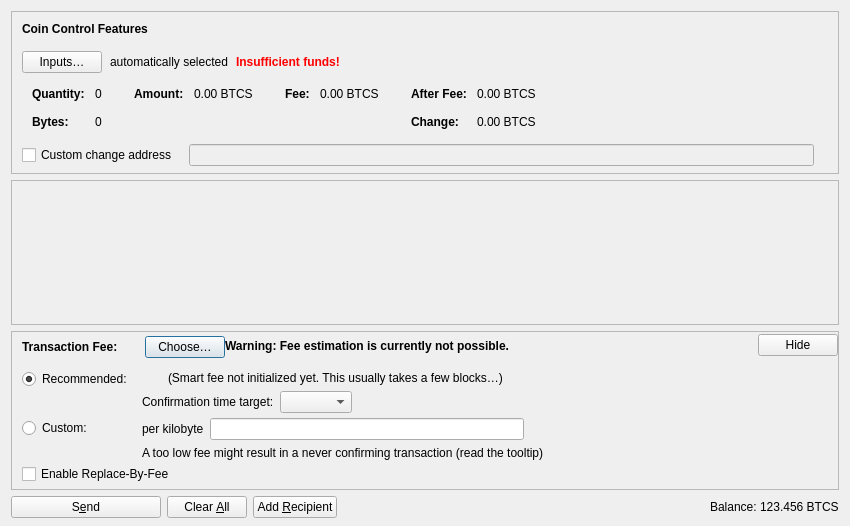
<?xml version="1.0" encoding="UTF-8"?>
<ui version="4.0">
 <class>SendCoinsDialog</class>
 <widget class="QDialog" name="SendCoinsDialog">
  <property name="geometry">
   <rect>
    <x>0</x>
    <y>0</y>
    <width>850</width>
    <height>526</height>
   </rect>
  </property>
  <property name="windowTitle">
   <string>Send Coins</string>
  </property>
  <layout class="QVBoxLayout" name="verticalLayout" stretch="0,1,0,0">
   <property name="bottomMargin">
    <number>8</number>
   </property>
   <item>
    <widget class="QFrame" name="frameCoinControl">
     <property name="sizePolicy">
      <sizepolicy hsizetype="Expanding" vsizetype="Expanding">
       <horstretch>0</horstretch>
       <verstretch>0</verstretch>
      </sizepolicy>
     </property>
     <property name="maximumSize">
      <size>
       <width>16777215</width>
       <height>16777215</height>
      </size>
     </property>
     <property name="frameShape">
      <enum>QFrame::StyledPanel</enum>
     </property>
     <property name="frameShadow">
      <enum>QFrame::Sunken</enum>
     </property>
     <layout class="QVBoxLayout" name="verticalLayoutCoinControl2">
      <property name="spacing">
       <number>0</number>
      </property>
      <property name="leftMargin">
       <number>0</number>
      </property>
      <property name="topMargin">
       <number>0</number>
      </property>
      <property name="rightMargin">
       <number>0</number>
      </property>
      <property name="bottomMargin">
       <number>6</number>
      </property>
      <item>
       <layout class="QVBoxLayout" name="verticalLayoutCoinControl" stretch="0,0,0,0,1">
        <property name="spacing">
         <number>0</number>
        </property>
        <property name="leftMargin">
         <number>10</number>
        </property>
        <property name="topMargin">
         <number>10</number>
        </property>
        <item>
         <layout class="QHBoxLayout" name="horizontalLayoutCoinControl1">
          <property name="bottomMargin">
           <number>15</number>
          </property>
          <item>
           <widget class="QLabel" name="labelCoinControlFeatures">
            <property name="sizePolicy">
             <sizepolicy hsizetype="Preferred" vsizetype="Maximum">
              <horstretch>0</horstretch>
              <verstretch>0</verstretch>
             </sizepolicy>
            </property>
            <property name="font">
             <font>
              <weight>75</weight>
              <bold>true</bold>
             </font>
            </property>
            <property name="styleSheet">
             <string notr="true">font-weight:bold;</string>
            </property>
            <property name="text">
             <string>Coin Control Features</string>
            </property>
           </widget>
          </item>
         </layout>
        </item>
        <item>
         <layout class="QHBoxLayout" name="horizontalLayoutCoinControl2" stretch="0,0,0,0">
          <property name="spacing">
           <number>8</number>
          </property>
          <property name="bottomMargin">
           <number>10</number>
          </property>
          <item>
           <widget class="QPushButton" name="pushButtonCoinControl">
            <property name="styleSheet">
             <string notr="true"/>
            </property>
            <property name="text">
             <string>Inputs…</string>
            </property>
            <property name="autoDefault">
             <bool>false</bool>
            </property>
           </widget>
          </item>
          <item>
           <widget class="QLabel" name="labelCoinControlAutomaticallySelected">
            <property name="text">
             <string>automatically selected</string>
            </property>
            <property name="margin">
             <number>5</number>
            </property>
           </widget>
          </item>
          <item>
           <widget class="QLabel" name="labelCoinControlInsuffFunds">
            <property name="font">
             <font>
              <weight>75</weight>
              <bold>true</bold>
             </font>
            </property>
            <property name="styleSheet">
             <string notr="true">color:red;font-weight:bold;</string>
            </property>
            <property name="text">
             <string>Insufficient funds!</string>
            </property>
            <property name="margin">
             <number>5</number>
            </property>
           </widget>
          </item>
          <item>
           <spacer name="horizontalSpacerCoinControl">
            <property name="orientation">
             <enum>Qt::Horizontal</enum>
            </property>
            <property name="sizeHint" stdset="0">
             <size>
              <width>40</width>
              <height>1</height>
             </size>
            </property>
           </spacer>
          </item>
         </layout>
        </item>
        <item>
         <widget class="QWidget" name="widgetCoinControl" native="true">
          <property name="sizePolicy">
           <sizepolicy hsizetype="Preferred" vsizetype="Preferred">
            <horstretch>0</horstretch>
            <verstretch>0</verstretch>
           </sizepolicy>
          </property>
          <property name="minimumSize">
           <size>
            <width>0</width>
            <height>0</height>
           </size>
          </property>
          <property name="styleSheet">
           <string notr="true"/>
          </property>
          <layout class="QHBoxLayout" name="horizontalLayoutCoinControl5">
           <property name="leftMargin">
            <number>0</number>
           </property>
           <property name="topMargin">
            <number>0</number>
           </property>
           <property name="rightMargin">
            <number>0</number>
           </property>
           <property name="bottomMargin">
            <number>0</number>
           </property>
           <item>
            <layout class="QHBoxLayout" name="horizontalLayoutCoinControl3" stretch="0,0,0,1">
             <property name="spacing">
              <number>20</number>
             </property>
             <property name="topMargin">
              <number>0</number>
             </property>
             <property name="bottomMargin">
              <number>10</number>
             </property>
             <item>
              <layout class="QFormLayout" name="formLayoutCoinControl1">
               <property name="labelAlignment">
                <set>Qt::AlignLeft|Qt::AlignVCenter</set>
               </property>
               <property name="horizontalSpacing">
                <number>10</number>
               </property>
               <property name="verticalSpacing">
                <number>14</number>
               </property>
               <property name="leftMargin">
                <number>10</number>
               </property>
               <property name="topMargin">
                <number>4</number>
               </property>
               <property name="rightMargin">
                <number>6</number>
               </property>
               <item row="0" column="0">
                <widget class="QLabel" name="labelCoinControlQuantityText">
                 <property name="font">
                  <font>
                   <weight>75</weight>
                   <bold>true</bold>
                  </font>
                 </property>
                 <property name="text">
                  <string>Quantity:</string>
                 </property>
                 <property name="margin">
                  <number>0</number>
                 </property>
                </widget>
               </item>
               <item row="0" column="1">
                <widget class="QLabel" name="labelCoinControlQuantity">
                 <property name="cursor">
                  <cursorShape>IBeamCursor</cursorShape>
                 </property>
                 <property name="contextMenuPolicy">
                  <enum>Qt::ActionsContextMenu</enum>
                 </property>
                 <property name="text">
                  <string notr="true">0</string>
                 </property>
                 <property name="margin">
                  <number>0</number>
                 </property>
                 <property name="textInteractionFlags">
                  <set>Qt::LinksAccessibleByMouse|Qt::TextSelectableByKeyboard|Qt::TextSelectableByMouse</set>
                 </property>
                </widget>
               </item>
               <item row="1" column="0">
                <widget class="QLabel" name="labelCoinControlBytesText">
                 <property name="font">
                  <font>
                   <weight>75</weight>
                   <bold>true</bold>
                  </font>
                 </property>
                 <property name="text">
                  <string>Bytes:</string>
                 </property>
                </widget>
               </item>
               <item row="1" column="1">
                <widget class="QLabel" name="labelCoinControlBytes">
                 <property name="cursor">
                  <cursorShape>IBeamCursor</cursorShape>
                 </property>
                 <property name="contextMenuPolicy">
                  <enum>Qt::ActionsContextMenu</enum>
                 </property>
                 <property name="text">
                  <string notr="true">0</string>
                 </property>
                 <property name="textInteractionFlags">
                  <set>Qt::LinksAccessibleByMouse|Qt::TextSelectableByKeyboard|Qt::TextSelectableByMouse</set>
                 </property>
                </widget>
               </item>
              </layout>
             </item>
             <item>
              <layout class="QFormLayout" name="formLayoutCoinControl2">
               <property name="horizontalSpacing">
                <number>10</number>
               </property>
               <property name="verticalSpacing">
                <number>14</number>
               </property>
               <property name="leftMargin">
                <number>6</number>
               </property>
               <property name="topMargin">
                <number>4</number>
               </property>
               <property name="rightMargin">
                <number>6</number>
               </property>
               <item row="0" column="0">
                <widget class="QLabel" name="labelCoinControlAmountText">
                 <property name="font">
                  <font>
                   <weight>75</weight>
                   <bold>true</bold>
                  </font>
                 </property>
                 <property name="text">
                  <string>Amount:</string>
                 </property>
                 <property name="margin">
                  <number>0</number>
                 </property>
                </widget>
               </item>
               <item row="0" column="1">
                <widget class="QLabel" name="labelCoinControlAmount">
                 <property name="cursor">
                  <cursorShape>IBeamCursor</cursorShape>
                 </property>
                 <property name="contextMenuPolicy">
                  <enum>Qt::ActionsContextMenu</enum>
                 </property>
                 <property name="text">
                  <string notr="true">0.00 BTCS</string>
                 </property>
                 <property name="textInteractionFlags">
                  <set>Qt::LinksAccessibleByMouse|Qt::TextSelectableByKeyboard|Qt::TextSelectableByMouse</set>
                 </property>
                </widget>
               </item>
              </layout>
             </item>
             <item>
              <layout class="QFormLayout" name="formLayoutCoinControl3">
               <property name="horizontalSpacing">
                <number>10</number>
               </property>
               <property name="verticalSpacing">
                <number>14</number>
               </property>
               <property name="leftMargin">
                <number>6</number>
               </property>
               <property name="topMargin">
                <number>4</number>
               </property>
               <property name="rightMargin">
                <number>6</number>
               </property>
               <item row="0" column="0">
                <widget class="QLabel" name="labelCoinControlFeeText">
                 <property name="font">
                  <font>
                   <weight>75</weight>
                   <bold>true</bold>
                  </font>
                 </property>
                 <property name="text">
                  <string>Fee:</string>
                 </property>
                 <property name="margin">
                  <number>0</number>
                 </property>
                </widget>
               </item>
               <item row="0" column="1">
                <widget class="QLabel" name="labelCoinControlFee">
                 <property name="cursor">
                  <cursorShape>IBeamCursor</cursorShape>
                 </property>
                 <property name="contextMenuPolicy">
                  <enum>Qt::ActionsContextMenu</enum>
                 </property>
                 <property name="text">
                  <string notr="true">0.00 BTCS</string>
                 </property>
                 <property name="textInteractionFlags">
                  <set>Qt::LinksAccessibleByMouse|Qt::TextSelectableByKeyboard|Qt::TextSelectableByMouse</set>
                 </property>
                </widget>
               </item>
              </layout>
             </item>
             <item>
              <layout class="QFormLayout" name="formLayoutCoinControl4">
               <property name="labelAlignment">
                <set>Qt::AlignLeft|Qt::AlignVCenter</set>
               </property>
               <property name="horizontalSpacing">
                <number>10</number>
               </property>
               <property name="verticalSpacing">
                <number>14</number>
               </property>
               <property name="leftMargin">
                <number>6</number>
               </property>
               <property name="topMargin">
                <number>4</number>
               </property>
               <property name="rightMargin">
                <number>6</number>
               </property>
               <item row="0" column="0">
                <widget class="QLabel" name="labelCoinControlAfterFeeText">
                 <property name="font">
                  <font>
                   <weight>75</weight>
                   <bold>true</bold>
                  </font>
                 </property>
                 <property name="text">
                  <string>After Fee:</string>
                 </property>
                 <property name="margin">
                  <number>0</number>
                 </property>
                </widget>
               </item>
               <item row="0" column="1">
                <widget class="QLabel" name="labelCoinControlAfterFee">
                 <property name="cursor">
                  <cursorShape>IBeamCursor</cursorShape>
                 </property>
                 <property name="contextMenuPolicy">
                  <enum>Qt::ActionsContextMenu</enum>
                 </property>
                 <property name="text">
                  <string notr="true">0.00 BTCS</string>
                 </property>
                 <property name="textInteractionFlags">
                  <set>Qt::LinksAccessibleByMouse|Qt::TextSelectableByKeyboard|Qt::TextSelectableByMouse</set>
                 </property>
                </widget>
               </item>
               <item row="1" column="0">
                <widget class="QLabel" name="labelCoinControlChangeText">
                 <property name="font">
                  <font>
                   <weight>75</weight>
                   <bold>true</bold>
                  </font>
                 </property>
                 <property name="text">
                  <string>Change:</string>
                 </property>
                </widget>
               </item>
               <item row="1" column="1">
                <widget class="QLabel" name="labelCoinControlChange">
                 <property name="cursor">
                  <cursorShape>IBeamCursor</cursorShape>
                 </property>
                 <property name="contextMenuPolicy">
                  <enum>Qt::ActionsContextMenu</enum>
                 </property>
                 <property name="text">
                  <string notr="true">0.00 BTCS</string>
                 </property>
                 <property name="textInteractionFlags">
                  <set>Qt::LinksAccessibleByMouse|Qt::TextSelectableByKeyboard|Qt::TextSelectableByMouse</set>
                 </property>
                </widget>
               </item>
              </layout>
             </item>
            </layout>
           </item>
          </layout>
         </widget>
        </item>
        <item>
         <layout class="QHBoxLayout" name="horizontalLayoutCoinControl4" stretch="0,0,0">
          <property name="spacing">
           <number>12</number>
          </property>
          <property name="sizeConstraint">
           <enum>QLayout::SetDefaultConstraint</enum>
          </property>
          <property name="topMargin">
           <number>5</number>
          </property>
          <property name="rightMargin">
           <number>5</number>
          </property>
          <item>
           <widget class="QCheckBox" name="checkBoxCoinControlChange">
            <property name="toolTip">
             <string>If this is activated, but the change address is empty or invalid, change will be sent to a newly generated address.</string>
            </property>
            <property name="text">
             <string>Custom change address</string>
            </property>
           </widget>
          </item>
          <item>
           <widget class="QValidatedLineEdit" name="lineEditCoinControlChange">
            <property name="enabled">
             <bool>false</bool>
            </property>
            <property name="sizePolicy">
             <sizepolicy hsizetype="Expanding" vsizetype="Fixed">
              <horstretch>0</horstretch>
              <verstretch>0</verstretch>
             </sizepolicy>
            </property>
           </widget>
          </item>
          <item>
           <widget class="QLabel" name="labelCoinControlChangeLabel">
            <property name="sizePolicy">
             <sizepolicy hsizetype="Preferred" vsizetype="Expanding">
              <horstretch>0</horstretch>
              <verstretch>0</verstretch>
             </sizepolicy>
            </property>
            <property name="minimumSize">
             <size>
              <width>0</width>
              <height>0</height>
             </size>
            </property>
            <property name="text">
             <string/>
            </property>
            <property name="margin">
             <number>3</number>
            </property>
           </widget>
          </item>
         </layout>
        </item>
        <item>
         <spacer name="verticalSpacerCoinControl">
          <property name="orientation">
           <enum>Qt::Vertical</enum>
          </property>
          <property name="sizeHint" stdset="0">
           <size>
            <width>800</width>
            <height>1</height>
           </size>
          </property>
         </spacer>
        </item>
       </layout>
      </item>
     </layout>
    </widget>
   </item>
   <item>
    <widget class="QScrollArea" name="scrollArea">
     <property name="widgetResizable">
      <bool>true</bool>
     </property>
     <widget class="QWidget" name="scrollAreaWidgetContents">
      <property name="geometry">
       <rect>
        <x>0</x>
        <y>0</y>
        <width>830</width>
        <height>104</height>
       </rect>
      </property>
      <layout class="QVBoxLayout" name="verticalLayout_2" stretch="0,1">
       <property name="leftMargin">
        <number>0</number>
       </property>
       <property name="topMargin">
        <number>0</number>
       </property>
       <property name="rightMargin">
        <number>0</number>
       </property>
       <property name="bottomMargin">
        <number>0</number>
       </property>
       <item>
        <layout class="QVBoxLayout" name="entries">
         <property name="spacing">
          <number>6</number>
         </property>
        </layout>
       </item>
       <item>
        <spacer name="verticalSpacer">
         <property name="orientation">
          <enum>Qt::Vertical</enum>
         </property>
         <property name="sizeHint" stdset="0">
          <size>
           <width>20</width>
           <height>40</height>
          </size>
         </property>
        </spacer>
       </item>
      </layout>
     </widget>
    </widget>
   </item>
   <item>
    <widget class="QFrame" name="frameFee">
     <property name="sizePolicy">
      <sizepolicy hsizetype="Expanding" vsizetype="Expanding">
       <horstretch>0</horstretch>
       <verstretch>0</verstretch>
      </sizepolicy>
     </property>
     <property name="maximumSize">
      <size>
       <width>16777215</width>
       <height>16777215</height>
      </size>
     </property>
     <property name="frameShape">
      <enum>QFrame::StyledPanel</enum>
     </property>
     <property name="frameShadow">
      <enum>QFrame::Sunken</enum>
     </property>
     <layout class="QVBoxLayout" name="verticalLayoutFee1">
      <property name="spacing">
       <number>0</number>
      </property>
      <property name="leftMargin">
       <number>0</number>
      </property>
      <property name="topMargin">
       <number>0</number>
      </property>
      <property name="rightMargin">
       <number>0</number>
      </property>
      <property name="bottomMargin">
       <number>0</number>
      </property>
      <item>
       <layout class="QVBoxLayout" name="verticalLayoutFee2" stretch="0,0,0">
        <property name="spacing">
         <number>0</number>
        </property>
        <property name="leftMargin">
         <number>10</number>
        </property>
        <property name="topMargin">
         <number>0</number>
        </property>
        <item>
         <layout class="QHBoxLayout" name="horizontalLayoutFee1">
          <property name="bottomMargin">
           <number>0</number>
          </property>
          <item>
           <layout class="QVBoxLayout" name="verticalLayoutFee7">
            <property name="spacing">
             <number>0</number>
            </property>
            <item>
             <spacer name="verticalSpacerSmartFee">
              <property name="orientation">
               <enum>Qt::Vertical</enum>
              </property>
              <property name="sizeType">
               <enum>QSizePolicy::Fixed</enum>
              </property>
              <property name="sizeHint" stdset="0">
               <size>
                <width>1</width>
                <height>4</height>
               </size>
              </property>
             </spacer>
            </item>
            <item>
             <layout class="QHBoxLayout" name="horizontalLayoutSmartFee">
              <property name="spacing">
               <number>10</number>
              </property>
              <item>
               <widget class="QLabel" name="labelFeeHeadline">
                <property name="sizePolicy">
                 <sizepolicy hsizetype="Preferred" vsizetype="Maximum">
                  <horstretch>0</horstretch>
                  <verstretch>0</verstretch>
                 </sizepolicy>
                </property>
                <property name="font">
                 <font>
                  <weight>75</weight>
                  <bold>true</bold>
                 </font>
                </property>
                <property name="styleSheet">
                 <string notr="true">font-weight:bold;</string>
                </property>
                <property name="text">
                 <string>Transaction Fee:</string>
                </property>
               </widget>
              </item>
              <item>
               <widget class="QLabel" name="labelFeeMinimized">
                <property name="text">
                 <string/>
                </property>
               </widget>
              </item>
              <item>
               <widget class="QPushButton" name="buttonChooseFee">
                <property name="text">
                 <string>Choose…</string>
                </property>
               </widget>
              </item>
             </layout>
            </item>
            <item>
             <spacer name="verticalSpacer_5">
              <property name="orientation">
               <enum>Qt::Vertical</enum>
              </property>
              <property name="sizeHint" stdset="0">
               <size>
                <width>1</width>
                <height>1</height>
               </size>
              </property>
             </spacer>
            </item>
           </layout>
          </item>
          <item>
           <widget class="QLabel" name="fallbackFeeWarningLabel">
            <property name="toolTip">
             <string>Using the fallbackfee can result in sending a transaction that will take several hours or days (or never) to confirm. Consider choosing your fee manually or wait until you have validated the complete chain.</string>
            </property>
            <property name="font">
            <font>
                <weight>75</weight>
                <bold>true</bold>
            </font>
            </property>
            <property name="text">
             <string>Warning: Fee estimation is currently not possible.</string>
            </property>
            <property name="wordWrap">
             <bool>false</bool>
            </property>
           </widget>
          </item>
          <item>
           <spacer name="horizontalSpacer_4">
            <property name="orientation">
             <enum>Qt::Horizontal</enum>
            </property>
            <property name="sizeType">
             <enum>QSizePolicy::MinimumExpanding</enum>
            </property>
            <property name="sizeHint" stdset="0">
             <size>
              <width>40</width>
              <height>20</height>
             </size>
            </property>
           </spacer>
          </item>
          <item>
           <widget class="QPushButton" name="buttonMinimizeFee">
            <property name="toolTip">
             <string>Hide transaction fee settings</string>
            </property>
            <property name="text">
             <string>Hide</string>
            </property>
           </widget>
          </item>
         </layout>
        </item>
        <item>
         <widget class="QFrame" name="frameFeeSelection">
          <layout class="QVBoxLayout" name="verticalLayoutFee12">
           <property name="spacing">
            <number>0</number>
           </property>
           <property name="leftMargin">
            <number>0</number>
           </property>
           <property name="topMargin">
            <number>0</number>
           </property>
           <property name="rightMargin">
            <number>0</number>
           </property>
           <property name="bottomMargin">
            <number>0</number>
           </property>
           <item>
            <layout class="QGridLayout" name="gridLayoutFee">
             <property name="topMargin">
              <number>10</number>
             </property>
             <property name="bottomMargin">
              <number>4</number>
             </property>
             <property name="horizontalSpacing">
              <number>10</number>
             </property>
             <property name="verticalSpacing">
              <number>4</number>
             </property>
             <item row="1" column="1">
              <layout class="QVBoxLayout" name="verticalLayoutFee8">
               <property name="spacing">
                <number>6</number>
               </property>
               <item>
                <layout class="QHBoxLayout" name="horizontalLayoutFee13">
                 <item>
                  <widget class="QLabel" name="labelCustomPerKilobyte">
                   <property name="toolTip">
                    <string>Specify a custom fee per kB (1,000 bytes) of the transaction's virtual size.

Note:  Since the fee is calculated on a per-byte basis, a fee rate of "100 satoshis per kvB" for a transaction size of 500 virtual bytes (half of 1 kvB) would ultimately yield a fee of only 50 satoshis.</string>
                   </property>
                   <property name="text">
                    <string>per kilobyte</string>
                   </property>
                  </widget>
                 </item>
                 <item>
                  <widget class="BitcoinAmountField" name="customFee"/>
                 </item>
                 <item>
                  <spacer name="horizontalSpacer_6">
                   <property name="orientation">
                    <enum>Qt::Horizontal</enum>
                   </property>
                   <property name="sizeHint" stdset="0">
                    <size>
                     <width>1</width>
                     <height>1</height>
                    </size>
                   </property>
                  </spacer>
                 </item>
                </layout>
               </item>
               <item>
                <layout class="QHBoxLayout" name="horizontalLayoutFee8">
                 <item>
                  <widget class="QLabel" name="labelCustomFeeWarning">
                   <property name="enabled">
                    <bool>true</bool>
                   </property>
                   <property name="toolTip">
                    <string>When there is less transaction volume than space in the blocks, miners as well as relaying nodes may enforce a minimum fee. Paying only this minimum fee is just fine, but be aware that this can result in a never confirming transaction once there is more demand for bitcoin transactions than the network can process.</string>
                   </property>
                   <property name="text">
                    <string>A too low fee might result in a never confirming transaction (read the tooltip)</string>
                   </property>
                  </widget>
                 </item>
                 <item>
                  <spacer name="horizontalSpacer_2">
                   <property name="orientation">
                    <enum>Qt::Horizontal</enum>
                   </property>
                   <property name="sizeHint" stdset="0">
                    <size>
                     <width>1</width>
                     <height>1</height>
                    </size>
                   </property>
                  </spacer>
                 </item>
                </layout>
               </item>
              </layout>
             </item>
             <item row="0" column="0">
              <layout class="QVBoxLayout" name="verticalLayoutFee4" stretch="0,1">
               <item>
                <widget class="QRadioButton" name="radioSmartFee">
                 <property name="text">
                  <string>Recommended:</string>
                 </property>
                 <property name="checked">
                  <bool>true</bool>
                 </property>
                 <attribute name="buttonGroup">
                  <string notr="true">groupFee</string>
                 </attribute>
                </widget>
               </item>
               <item>
                <spacer name="verticalSpacer_2">
                 <property name="orientation">
                  <enum>Qt::Vertical</enum>
                 </property>
                 <property name="sizeHint" stdset="0">
                  <size>
                   <width>1</width>
                   <height>1</height>
                  </size>
                 </property>
                </spacer>
               </item>
              </layout>
             </item>
             <item row="1" column="0">
              <layout class="QVBoxLayout" name="verticalLayoutFee9" stretch="0,1">
               <item>
                <widget class="QRadioButton" name="radioCustomFee">
                 <property name="text">
                  <string>Custom:</string>
                 </property>
                 <attribute name="buttonGroup">
                  <string notr="true">groupFee</string>
                 </attribute>
                </widget>
               </item>
               <item>
                <spacer name="verticalSpacer_6">
                 <property name="orientation">
                  <enum>Qt::Vertical</enum>
                 </property>
                 <property name="sizeHint" stdset="0">
                  <size>
                   <width>1</width>
                   <height>1</height>
                  </size>
                 </property>
                </spacer>
               </item>
              </layout>
             </item>
             <item row="0" column="1">
              <layout class="QVBoxLayout" name="verticalLayoutFee3" stretch="0,0,1">
               <property name="spacing">
                <number>6</number>
               </property>
               <property name="topMargin">
                <number>2</number>
               </property>
               <item>
                <layout class="QHBoxLayout" name="horizontalLayoutFee12">
                 <item>
                  <widget class="QLabel" name="labelSmartFee">
                   <property name="text">
                    <string/>
                   </property>
                  </widget>
                 </item>
                 <item>
                  <widget class="QLabel" name="labelFeeEstimation">
                   <property name="text">
                    <string/>
                   </property>
                  </widget>
                 </item>
                 <item>
                  <widget class="QLabel" name="labelSmartFee2">
                   <property name="text">
                    <string>(Smart fee not initialized yet. This usually takes a few blocks…)</string>
                   </property>
                  </widget>
                 </item>
                 <item>
                  <spacer name="horizontalSpacer_5">
                   <property name="orientation">
                    <enum>Qt::Horizontal</enum>
                   </property>
                   <property name="sizeHint" stdset="0">
                    <size>
                     <width>1</width>
                     <height>1</height>
                    </size>
                   </property>
                  </spacer>
                 </item>
                </layout>
               </item>
               <item>
                <layout class="QHBoxLayout" name="horizontalLayoutFee9">
                 <item>
                  <layout class="QVBoxLayout" name="verticalLayoutFee6">
                   <item>
                    <widget class="QLabel" name="labelSmartFee3">
                     <property name="text">
                      <string>Confirmation time target:</string>
                     </property>
                    </widget>
                   </item>
                  </layout>
                 </item>
                 <item>
                  <layout class="QVBoxLayout" name="verticalLayoutFee5">
                   <property name="rightMargin">
                    <number>30</number>
                   </property>
                   <item>
                    <layout class="QHBoxLayout" name="horizontalLayoutConfTarget">
                     <property name="bottomMargin">
                      <number>0</number>
                     </property>
                     <item>
                      <widget class="QComboBox" name="confTargetSelector"/>
                     </item>
                     <item>
                      <spacer name="horizontalSpacerConfTarget">
                       <property name="orientation">
                        <enum>Qt::Horizontal</enum>
                       </property>
                       <property name="sizeHint" stdset="0">
                        <size>
                         <width>40</width>
                         <height>20</height>
                        </size>
                       </property>
                      </spacer>
                     </item>
                    </layout>
                   </item>
                  </layout>
                 </item>
                </layout>
               </item>
               <item>
                <spacer name="verticalSpacer_4">
                 <property name="orientation">
                  <enum>Qt::Vertical</enum>
                 </property>
                 <property name="sizeHint" stdset="0">
                  <size>
                   <width>1</width>
                   <height>1</height>
                  </size>
                 </property>
                </spacer>
               </item>
              </layout>
             </item>
            </layout>
           </item>
           <item>
            <widget class="QCheckBox" name="optInRBF">
             <property name="text">
              <string>Enable Replace-By-Fee</string>
             </property>
             <property name="toolTip">
              <string>With Replace-By-Fee (BIP-125) you can increase a transaction's fee after it is sent. Without this, a higher fee may be recommended to compensate for increased transaction delay risk.</string>
             </property>
            </widget>
           </item>
          </layout>
         </widget>
        </item>
        <item>
         <spacer name="verticalSpacerFee">
          <property name="orientation">
           <enum>Qt::Vertical</enum>
          </property>
          <property name="sizeHint" stdset="0">
           <size>
            <width>40</width>
            <height>5</height>
           </size>
          </property>
         </spacer>
        </item>
       </layout>
      </item>
     </layout>
    </widget>
   </item>
   <item>
    <layout class="QHBoxLayout" name="horizontalLayout">
     <item>
      <widget class="QPushButton" name="sendButton">
       <property name="minimumSize">
        <size>
         <width>150</width>
         <height>0</height>
        </size>
       </property>
       <property name="toolTip">
        <string>Confirm the send action</string>
       </property>
       <property name="text">
        <string>S&amp;end</string>
       </property>
       <property name="icon">
        <iconset resource="../bitcoin.qrc">
         <normaloff>:/icons/send</normaloff>:/icons/send</iconset>
       </property>
       <property name="autoDefault">
        <bool>false</bool>
       </property>
       <property name="default">
        <bool>false</bool>
       </property>
      </widget>
     </item>
     <item>
      <widget class="QPushButton" name="clearButton">
       <property name="sizePolicy">
        <sizepolicy hsizetype="Minimum" vsizetype="Fixed">
         <horstretch>0</horstretch>
         <verstretch>0</verstretch>
        </sizepolicy>
       </property>
       <property name="toolTip">
        <string>Clear all fields of the form.</string>
       </property>
       <property name="text">
        <string>Clear &amp;All</string>
       </property>
       <property name="icon">
        <iconset resource="../bitcoin.qrc">
         <normaloff>:/icons/remove</normaloff>:/icons/remove</iconset>
       </property>
       <property name="autoDefault">
        <bool>false</bool>
       </property>
      </widget>
     </item>
     <item>
      <widget class="QPushButton" name="addButton">
       <property name="toolTip">
        <string>Send to multiple recipients at once</string>
       </property>
       <property name="text">
        <string>Add &amp;Recipient</string>
       </property>
       <property name="icon">
        <iconset resource="../bitcoin.qrc">
         <normaloff>:/icons/add</normaloff>:/icons/add</iconset>
       </property>
       <property name="autoDefault">
        <bool>false</bool>
       </property>
      </widget>
     </item>
     <item>
      <spacer name="horizontalSpacer">
       <property name="orientation">
        <enum>Qt::Horizontal</enum>
       </property>
       <property name="sizeHint" stdset="0">
        <size>
         <width>40</width>
         <height>20</height>
        </size>
       </property>
      </spacer>
     </item>
     <item>
      <layout class="QHBoxLayout" name="horizontalLayout_2">
       <property name="spacing">
        <number>3</number>
       </property>
       <item>
        <widget class="QLabel" name="labelBalanceName">
         <property name="sizePolicy">
          <sizepolicy hsizetype="Preferred" vsizetype="Fixed">
           <horstretch>0</horstretch>
           <verstretch>0</verstretch>
          </sizepolicy>
         </property>
         <property name="text">
          <string>Balance:</string>
         </property>
        </widget>
       </item>
       <item>
        <widget class="QLabel" name="labelBalance">
         <property name="sizePolicy">
          <sizepolicy hsizetype="Preferred" vsizetype="Fixed">
           <horstretch>0</horstretch>
           <verstretch>0</verstretch>
          </sizepolicy>
         </property>
         <property name="cursor">
          <cursorShape>IBeamCursor</cursorShape>
         </property>
         <property name="text">
          <string notr="true">123.456 BTCS</string>
         </property>
         <property name="textInteractionFlags">
          <set>Qt::LinksAccessibleByMouse|Qt::TextSelectableByKeyboard|Qt::TextSelectableByMouse</set>
         </property>
        </widget>
       </item>
      </layout>
     </item>
    </layout>
   </item>
  </layout>
 </widget>
 <customwidgets>
  <customwidget>
   <class>QValidatedLineEdit</class>
   <extends>QLineEdit</extends>
   <header>qt/qvalidatedlineedit.h</header>
  </customwidget>
  <customwidget>
   <class>BitcoinAmountField</class>
   <extends>QLineEdit</extends>
   <header>qt/bitcoinamountfield.h</header>
   <container>1</container>
  </customwidget>
 </customwidgets>
 <resources>
  <include location="../bitcoin.qrc"/>
 </resources>
 <connections/>
 <buttongroups>
  <buttongroup name="groupFee"/>
 </buttongroups>
</ui>
